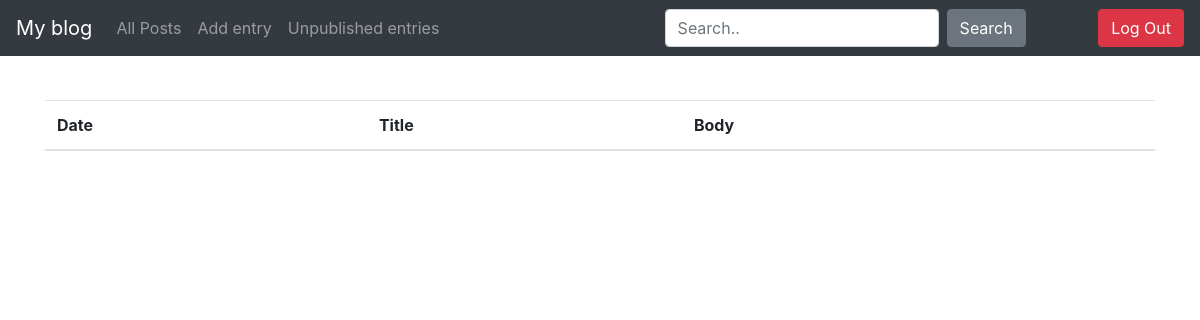
The page /unpublished_list (signed in) on the database as committed earlier.
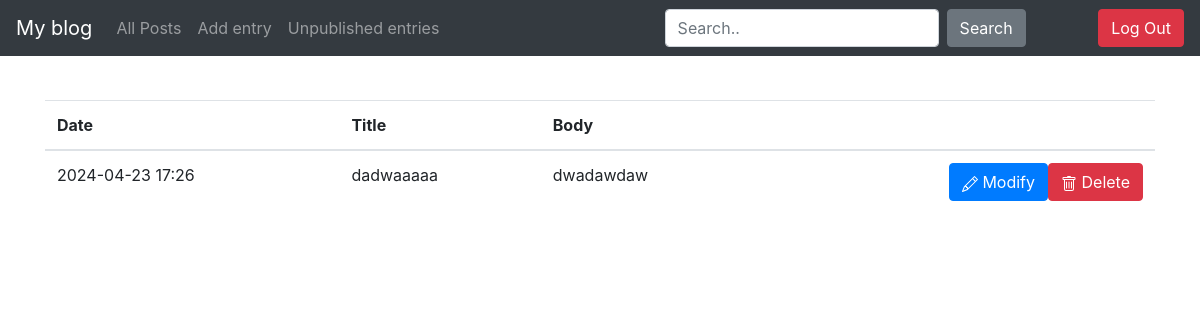
The same page on the database as committed later.
### blog/models.py (models this page shows)
class Entry(db.Model):
    id = db.Column(db.Integer, primary_key=True)
    title = db.Column(db.String(80), nullable=False)
    body = db.Column(db.Text, nullable=False)
    pub_date = db.Column(db.DateTime, nullable=False,
                         default=datetime.datetime.utcnow)
    is_published = db.Column(db.Boolean, default=False)

### blog/routes.py (the view)
@app.route('/unpublished_list', methods=['GET'])
@login_required
def unpublished_list():
    un_list = Entry.query.filter_by(is_published=False).order_by(Entry.pub_date.desc())
    return render_template('unpublished_list.html', un_list=un_list)

### blog/routes.py (called while the page is built)
def login_required(view_func):
    @functools.wraps(view_func)
    def check_permissions(*args,**kwargs):
        if session.get('logged_in'):
            return view_func(*args, **kwargs)
        return redirect(url_for('login', next=request.path))
    return check_permissions

### blog/templates/unpublished_list.html (shortened to what this page needs)
{% extends 'base.html' %}
{% block content %}
<table class="table">
    <thead>
        <th scope="col">Date</th>
        <th scope="col">Title</th>
        <th scope="col">Body</th>
        <th scope="col" ></th>
    </thead>
    <tbody>
        {% for post in un_list %}
        <tr>
            <td>
                {{post.pub_date.strftime("%Y-%m-%d %H:%M")}}
            </td>
            <td>
                {{post.title}}
            </td>
            <td>{{post.body|truncate(10,true)}}</td>
            <td class="text-right">
                <form action="{{ url_for('delete_entry') }}" method="post" class="float-right">
                    <button type="submit" class="btn btn-danger ">
                        Delete
                    </button>
                </form>
                <a href={{url_for('edit_entry', entry_id=post.id)}} class="btn btn-primary">
                    Modify
                </a>
            </td>
        </tr>
        {% endfor %}
    </tbody>
</table>
{% endblock content %}

Rows that differ between the two databases and show on the page:
now on this page (row edited): Entry: pub_date "2024-04-23 17:26", title "dadwaaaaa", body "dwadawdaw"
